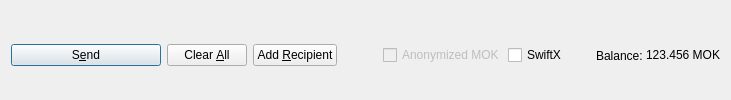
         <widget class="QFrame" name="frame_Send">
          <layout class="QHBoxLayout" name="horizontalLayout">
           <property name="bottomMargin">
            <number>0</number>
           </property>
           <item>
            <widget class="QPushButton" name="sendButton">
             <property name="minimumSize">
              <size>
               <width>150</width>
               <height>0</height>
              </size>
             </property>
             <property name="toolTip">
              <string>Confirm the send action</string>
             </property>
             <property name="text">
              <string>S&amp;end</string>
             </property>
             <property name="icon">
              <iconset resource="../moken.qrc">
               <normaloff>:/icons/send</normaloff>:/icons/send</iconset>
             </property>
             <property name="autoDefault">
              <bool>false</bool>
             </property>
             <property name="default">
              <bool>true</bool>
             </property>
            </widget>
           </item>
           <item>
            <widget class="QPushButton" name="clearButton">
             <property name="sizePolicy">
              <sizepolicy hsizetype="Minimum" vsizetype="Fixed">
               <horstretch>0</horstretch>
               <verstretch>0</verstretch>
              </sizepolicy>
             </property>
             <property name="toolTip">
              <string>Clear all fields of the form.</string>
             </property>
             <property name="text">
              <string>Clear &amp;All</string>
             </property>
             <property name="icon">
              <iconset resource="../moken.qrc">
               <normaloff>:/icons/remove</normaloff>:/icons/remove</iconset>
             </property>
             <property name="autoDefault">
              <bool>false</bool>
             </property>
            </widget>
           </item>
           <item>
            <widget class="QPushButton" name="addButton">
             <property name="toolTip">
              <string>Send to multiple recipients at once</string>
             </property>
             <property name="text">
              <string>Add &amp;Recipient</string>
             </property>
             <property name="icon">
              <iconset resource="../moken.qrc">
               <normaloff>:/icons/add</normaloff>:/icons/add</iconset>
             </property>
             <property name="autoDefault">
              <bool>false</bool>
             </property>
            </widget>
           </item>
           <item>
            <spacer name="horizontalSpacer">
             <property name="orientation">
              <enum>Qt::Horizontal</enum>
             </property>
             <property name="sizeHint" stdset="0">
              <size>
               <width>40</width>
               <height>20</height>
              </size>
             </property>
            </spacer>
           </item>
           <item>
            <layout class="QHBoxLayout" name="horizontalLayout_2">
             <property name="spacing">
              <number>3</number>
             </property>
             <item>
              <widget class="QCheckBox" name="checkzMOK">
               <property name="enabled">
                <bool>false</bool>
               </property>
               <property name="text">
                <string>Anonymized MOK</string>
               </property>
              </widget>
             </item>
             <item>
              <widget class="QCheckBox" name="checkSwiftTX">
               <property name="enabled">
                <bool>true</bool>
               </property>
               <property name="minimumSize">
                <size>
                 <width>85</width>
                 <height>0</height>
                </size>
               </property>
               <property name="text">
                <string>SwiftX</string>
               </property>
              </widget>
             </item>
             <item>
              <widget class="QLabel" name="label">
               <property name="text">
                <string>Balance:</string>
               </property>
              </widget>
             </item>
             <item>
              <widget class="QLabel" name="labelBalance">
               <property name="sizePolicy">
                <sizepolicy hsizetype="Preferred" vsizetype="Fixed">
                 <horstretch>0</horstretch>
                 <verstretch>0</verstretch>
                </sizepolicy>
               </property>
               <property name="cursor">
                <cursorShape>IBeamCursor</cursorShape>
               </property>
               <property name="text">
                <string notr="true">123.456 MOK</string>
               </property>
               <property name="textInteractionFlags">
                <set>Qt::LinksAccessibleByMouse|Qt::TextSelectableByKeyboard|Qt::TextSelectableByMouse</set>
               </property>
              </widget>
             </item>
            </layout>
           </item>
          </layout>
         </widget>
